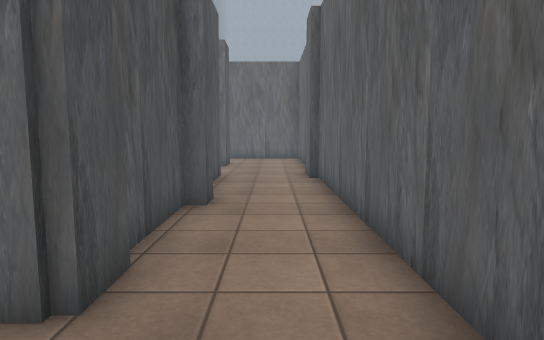
view 1 (above)

21 first-person views from a walk through a 3-D level made in the Unity game engine. The camera is 1.4 m above the floor, tilts 6° down and sees 75° across. The floor is counted in squares, 1 m on a side. Each view is taken from the middle of a square. On the plan, view 1 faces up. The plan holds only what a view shows up to about 15 squares ahead; the rest is blank. The place goes on beyond the plan. The player character is not drawn. Some surface patterns are stand-ins.

view 2
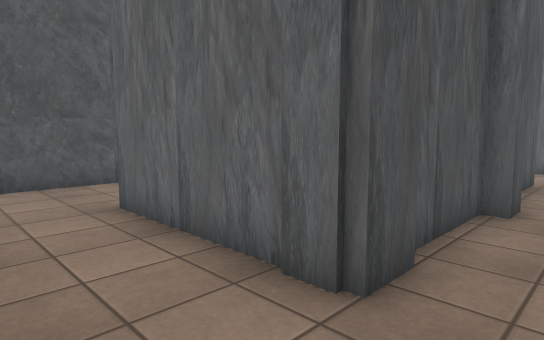

view 3
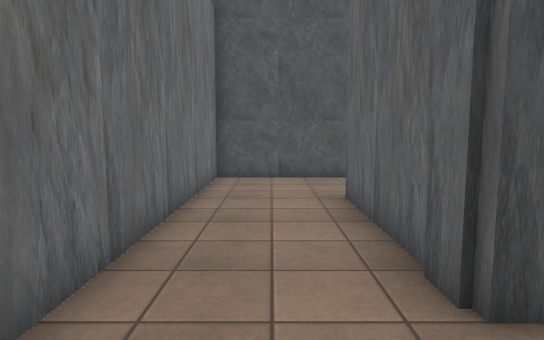

view 4
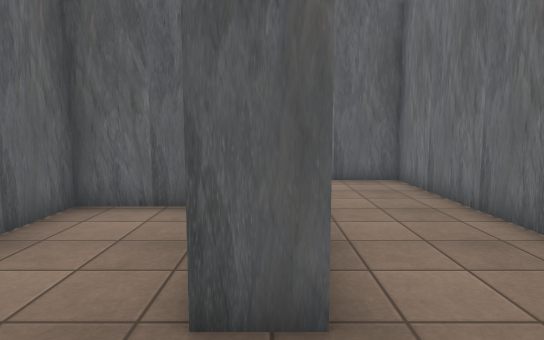

view 5
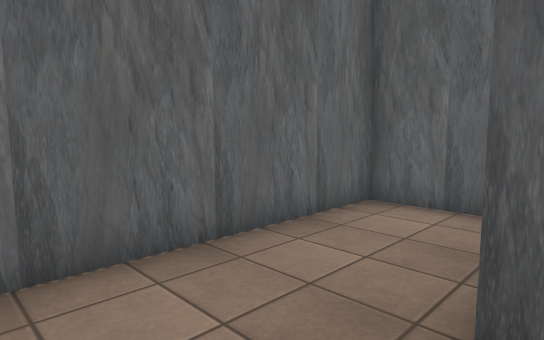

view 6
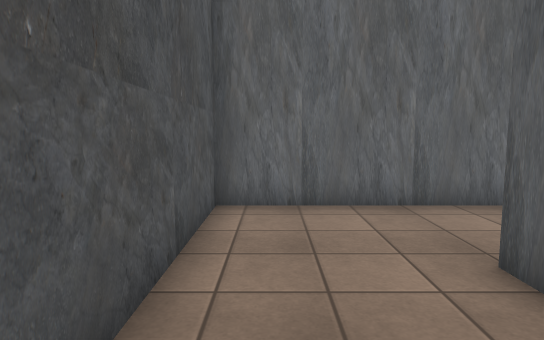

view 7
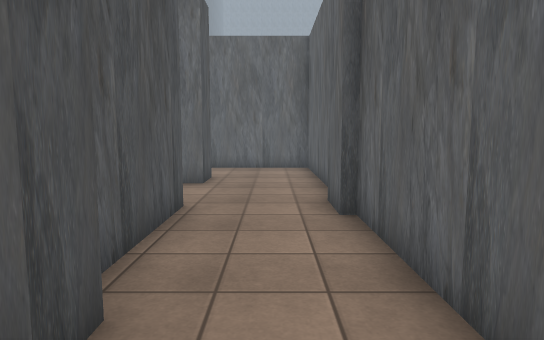

view 8
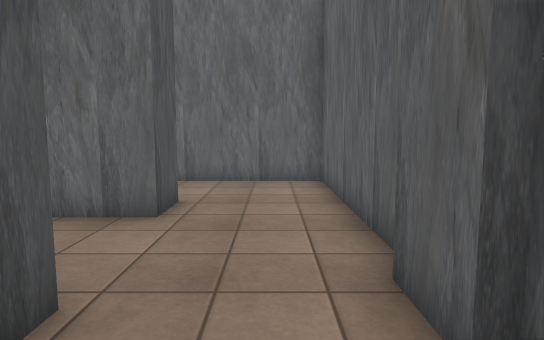

view 9
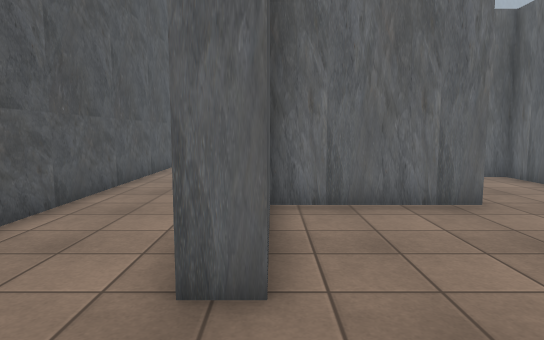

view 10
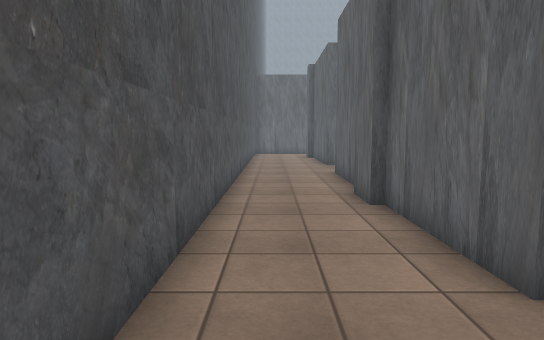

view 11
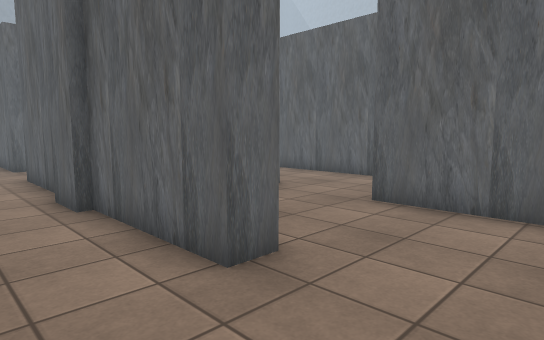

view 12
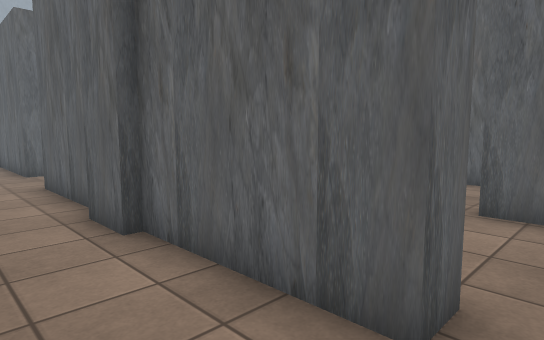

view 13
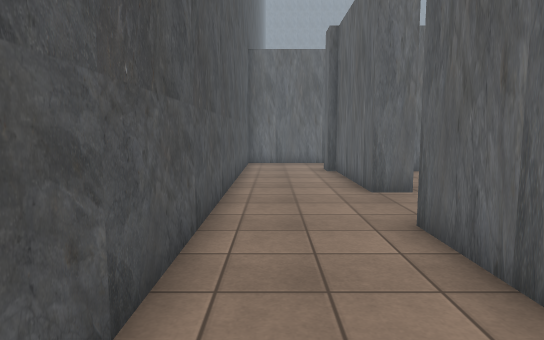

view 14
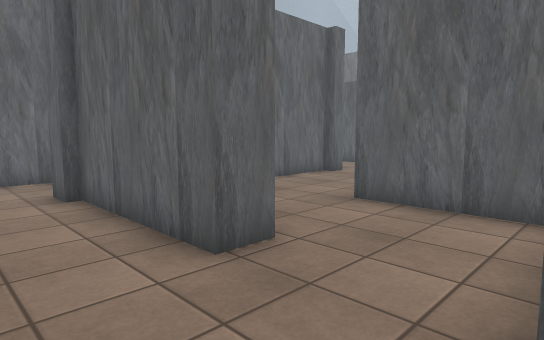

view 15
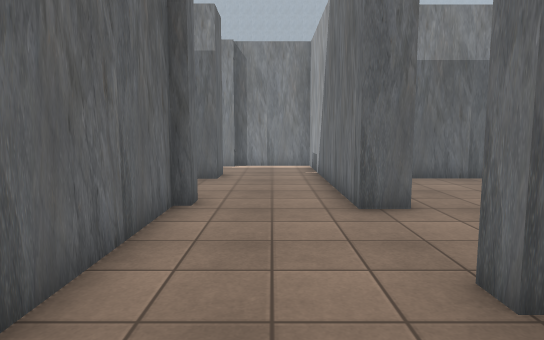

view 16
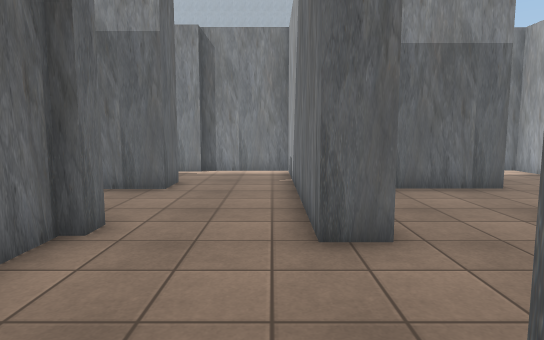

view 17
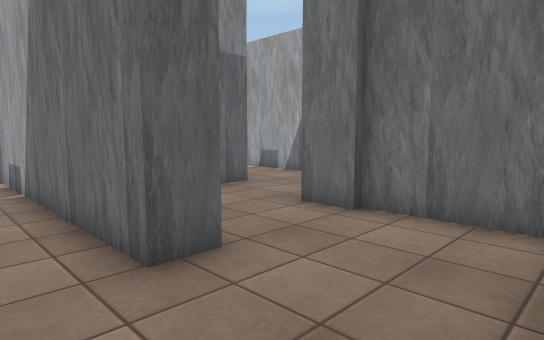

view 18
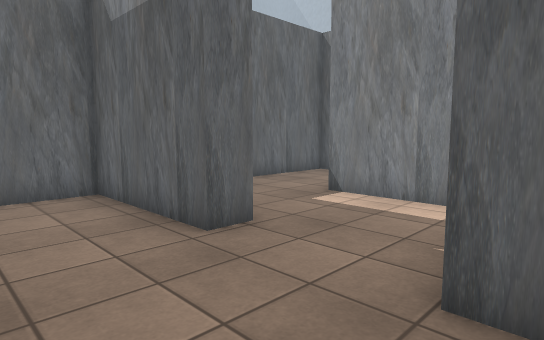

view 19
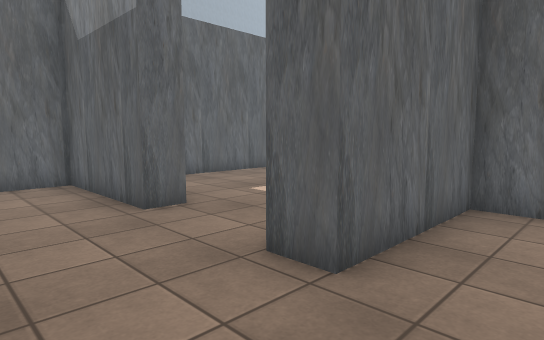

view 20
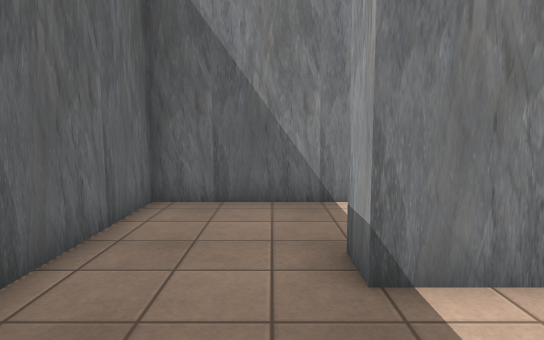

view 21
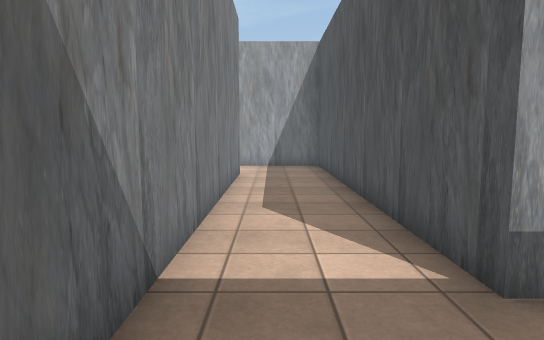

### Floor plan
Ten units are one square. View 1 is at (0, 0); x grows to the right and y downward. Boxes are objects, and circles mark ways between rooms. Rooms are numbered by the first view taken in them; rooms with no view inside come last. Other rooms are left out.
<svg viewBox="-106 -290 256 302">
<path fill="none" stroke="#000" d="M-24 -46 -24 -68 -101 -68 -101 7 14 7 14 -110M-15 -36 -15 -26 -66 -26 -66 -36M-13 -76 -13 -68 -17 -68 -17 -40M-17 -118 -17 -84M12 -109 12 -124M-60 -131 -60 -108 -68 -108 -68 -149M-71 -148 -71 -161M-68 -170 -68 -204M-19 -162 -19 -148 -61 -148M-24 -88 -24 -118M14 -126 14 -192 -28 -192M-101 -216 -101 -92M14 -204 28 -204M68 -192 59 -192 59 -234 40 -234M14 -234 14 -244 101 -244 101 -276M-14 -202 15 -202M65 -159 101 -159 101 -202 110 -202 110 -80 144 -80M59 -149 59 -160M-24 -208 -24 -241 -18 -241M24 -275 17 -275M71 -275 59 -275 59 -285M17 -279 -39 -279M98 -275 98 -285M-56 -233 -66 -233 -66 -280M-71 -279 -71 -285M141 -109 141 -234 92 -234M-101 -285 -101 -216"/>
<circle cx="-5" cy="-115" r="3" fill="#2a7"/>
<circle cx="-85" cy="-210" r="3" fill="#2a7"/>
<text x="-30" y="-40">1</text>
<text x="-50" y="-140">2</text>
<text x="40" y="-210">3</text>
</svg>
Room 1 opens to room 2. Room 2 opens to room 3.

Where each view was taken, in squares from view 1:
view 1: 0 up, 0 right, facing up
view 2: 0 up, 0 right, facing up-left
view 3: 1 up, 1 right, facing left
view 4: 3 up, 9 left, facing right
view 5: 3 up, 9 left, facing up-right
view 6: 0 up, 9 left, facing up
view 7: 5 up, 0 right, facing up
view 8: 9 up, 0 right, facing up
view 9: 8 up, 6 left, facing up
view 10: 8 up, 9 left, facing up
view 11: 8 up, 9 left, facing up-right
view 12: 10 up, 9 left, facing up-right
view 13: 15 up, 9 left, facing up
view 14: 20 up, 9 left, facing up-right
view 15: 26 up, 5 left, facing right
view 16: 25 up, 3 left, facing right
view 17: 26 up, 2 left, facing down-right
view 18: 15 up, 3 right, facing up-right
view 19: 13 up, 3 right, facing up-right
view 20: 21 up, 7 right, facing right
view 21: 23 up, 13 right, facing down
